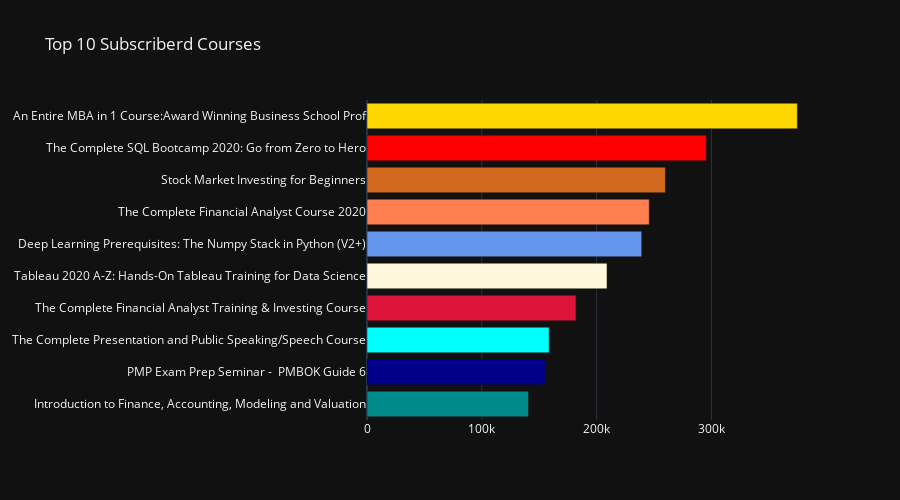

Notebook code for this chart:
### Markdown cell above
1. Top 10 Subscriberd Courses

### Code cell
df = data.sort_values(by="subscribers", ascending=False)
trace = go.Bar( x=df.subscribers[0:10],
              y = df.title[0:10],
              marker= dict(color=['gold','red', 'chocolate', 'coral', 'cornflowerblue',
            'cornsilk', 'crimson', 'cyan', 'darkblue', 'darkcyan']),orientation='h')

layout = dict(height=500,
              yaxis=dict(autorange="reversed"),
             title="Top 10 Subscriberd Courses",
                template = "plotly_dark")

fig = go.Figure(data=[trace], layout=layout)
fig.show()

### Figure 1 — Plotly figure (JSON) as saved in the notebook; plotly's stock layout.template omitted (floating-point values rounded to 4 significant figures)
{"data": [{"marker": {"color": ["gold", "red", "chocolate", "coral", "cornflowerblue", "cornsilk", "crimson", "cyan", "darkblue", "darkcyan"]}, "orientation": "h", "type": "bar", "x": [374836, 295509, 259888, 245860, 239309, 209070, 182002, 158654, 155282, 140676], "y": ["An Entire MBA in 1 Course:Award Winning Business School Prof", "The Complete SQL Bootcamp 2020: Go from Zero to Hero", "Stock Market Investing for Beginners", "The Complete Financial Analyst Course 2020", "Deep Learning Prerequisites: The Numpy Stack in Python (V2+)", "Tableau 2020 A-Z: Hands-On Tableau Training for Data Science", "The Complete Financial Analyst Training & Investing Course", "The Complete Presentation and Public Speaking/Speech Course", "PMP Exam Prep Seminar -  PMBOK Guide 6", "Introduction to Finance, Accounting, Modeling and Valuation"]}], "layout": {"height": 500, "title": {"text": "Top 10 Subscriberd Courses"}, "yaxis": {"autorange": "reversed"}}}
